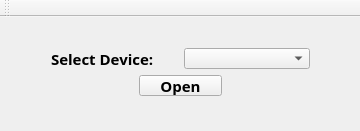
<?xml version="1.0" encoding="UTF-8"?>
<ui version="4.0">
 <class>MainWindow</class>
 <widget class="QMainWindow" name="MainWindow">
  <property name="geometry">
   <rect>
    <x>0</x>
    <y>0</y>
    <width>360</width>
    <height>131</height>
   </rect>
  </property>
  <property name="windowTitle">
   <string>EtronDI_Test 3.0.12</string>
  </property>
  <widget class="QWidget" name="centralWidget">
   <widget class="QWidget" name="layoutWidget">
    <property name="geometry">
     <rect>
      <x>40</x>
      <y>20</y>
      <width>281</width>
      <height>70</height>
     </rect>
    </property>
    <layout class="QVBoxLayout" name="verticalLayout">
     <item>
      <layout class="QHBoxLayout" name="horizontalLayout">
       <item>
        <widget class="QLabel" name="label">
         <property name="font">
          <font>
           <family>Courier 10 Pitch</family>
           <pointsize>11</pointsize>
           <weight>75</weight>
           <bold>true</bold>
          </font>
         </property>
         <property name="text">
          <string>Select Device:</string>
         </property>
        </widget>
       </item>
       <item>
        <widget class="QComboBox" name="m_Device_Combobox">
         <property name="font">
          <font>
           <family>Courier 10 Pitch</family>
           <pointsize>11</pointsize>
           <weight>75</weight>
           <bold>true</bold>
          </font>
         </property>
        </widget>
       </item>
      </layout>
     </item>
     <item>
      <layout class="QHBoxLayout" name="horizontalLayout_2">
       <item>
        <spacer name="horizontalSpacer">
         <property name="orientation">
          <enum>Qt::Horizontal</enum>
         </property>
         <property name="sizeHint" stdset="0">
          <size>
           <width>88</width>
           <height>20</height>
          </size>
         </property>
        </spacer>
       </item>
       <item>
        <widget class="QPushButton" name="OpenBtn">
         <property name="sizePolicy">
          <sizepolicy hsizetype="MinimumExpanding" vsizetype="Fixed">
           <horstretch>0</horstretch>
           <verstretch>0</verstretch>
          </sizepolicy>
         </property>
         <property name="font">
          <font>
           <family>Courier 10 Pitch</family>
           <pointsize>11</pointsize>
           <weight>75</weight>
           <bold>true</bold>
          </font>
         </property>
         <property name="text">
          <string>Open</string>
         </property>
        </widget>
       </item>
       <item>
        <spacer name="horizontalSpacer_2">
         <property name="orientation">
          <enum>Qt::Horizontal</enum>
         </property>
         <property name="sizeHint" stdset="0">
          <size>
           <width>88</width>
           <height>20</height>
          </size>
         </property>
        </spacer>
       </item>
      </layout>
     </item>
    </layout>
   </widget>
  </widget>
  <widget class="QMenuBar" name="menuBar">
   <property name="geometry">
    <rect>
     <x>0</x>
     <y>0</y>
     <width>360</width>
     <height>24</height>
    </rect>
   </property>
   <property name="font">
    <font>
     <family>Courier 10 Pitch</family>
     <weight>75</weight>
     <bold>true</bold>
    </font>
   </property>
  </widget>
  <widget class="QToolBar" name="mainToolBar">
   <property name="enabled">
    <bool>true</bool>
   </property>
   <attribute name="toolBarArea">
    <enum>TopToolBarArea</enum>
   </attribute>
   <attribute name="toolBarBreak">
    <bool>false</bool>
   </attribute>
  </widget>
 </widget>
 <layoutdefault spacing="6" margin="11"/>
 <resources/>
 <connections/>
</ui>
